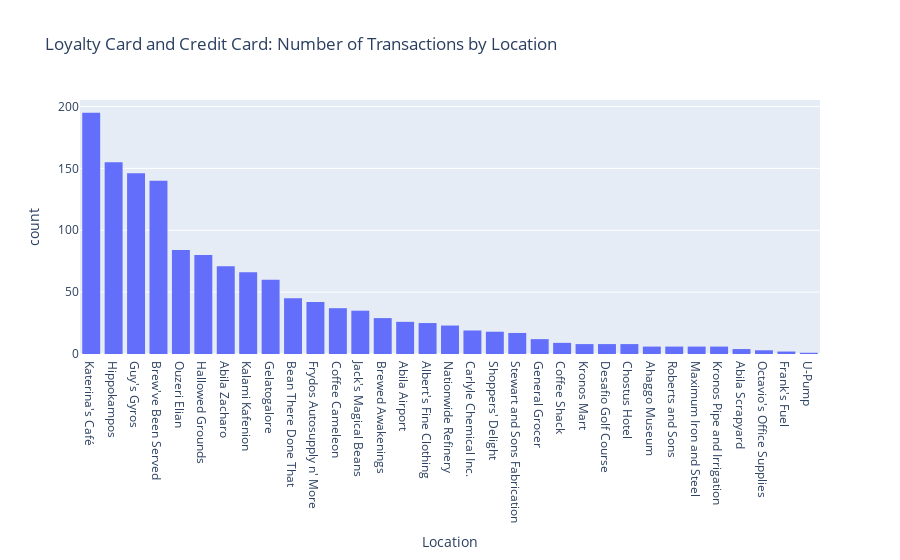

The code cell stored with this chart in its notebook:
### Code cell
fig_histogram = px.histogram(data_lc, x='location',
                             title='Loyalty Card and Credit Card: Number of Transactions by Location',
                             labels={'location': 'Location'},
                             category_orders={'location': data_lc['location'].value_counts().index.tolist()}) 

fig_histogram.update_layout(bargap=0.2)
fig_histogram.show()

### Figure 1 — Plotly figure (JSON) as saved in the notebook; plotly's stock layout.template omitted (floating-point values rounded to 4 significant figures; data arrays with more than 128 entries replaced by an {"elided": "..."} marker saying what was removed)
{"data": [{"alignmentgroup": "True", "bingroup": "x", "hovertemplate": "Location=%{x}<br>count=%{y}<extra></extra>", "legendgroup": "", "marker": {"color": "#636efa", "pattern": {"shape": ""}}, "name": "", "offsetgroup": "", "orientation": "v", "showlegend": false, "type": "histogram", "x": {"elided": "1392 str values"}, "xaxis": "x", "yaxis": "y"}], "layout": {"bargap": 0.2, "barmode": "relative", "legend": {"tracegroupgap": 0}, "title": {"text": "Loyalty Card and Credit Card: Number of Transactions by Location"}, "xaxis": {"anchor": "y", "categoryarray": ["Katerina's Café", "Hippokampos", "Guy's Gyros", "Brew've Been Served", "Ouzeri Elian", "Hallowed Grounds", "Abila Zacharo", "Kalami Kafenion", "Gelatogalore", "Bean There Done That", "Frydos Autosupply n' More", "Coffee Cameleon", "Jack's Magical Beans", "Brewed Awakenings", "Abila Airport", "Albert's Fine Clothing", "Nationwide Refinery", "Carlyle Chemical Inc.", "Shoppers' Delight", "Stewart and Sons Fabrication", "General Grocer", "Coffee Shack", "Kronos Mart", "Desafio Golf Course", "Chostus Hotel", "Ahaggo Museum", "Roberts and Sons", "Maximum Iron and Steel", "Kronos Pipe and Irrigation", "Abila Scrapyard", "Octavio's Office Supplies", "Frank's Fuel", "U-Pump"], "categoryorder": "array", "domain": [0, 1], "title": {"text": "Location"}}, "yaxis": {"anchor": "x", "domain": [0, 1], "title": {"text": "count"}}}}
